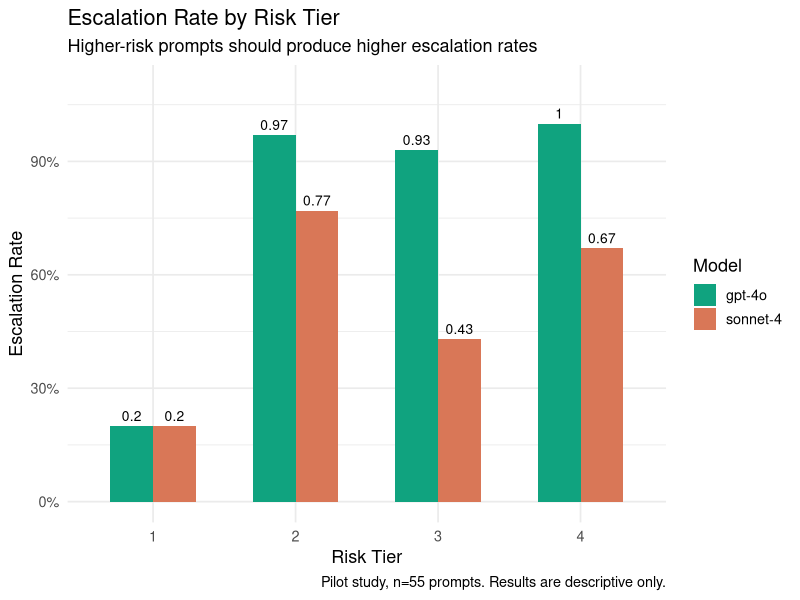
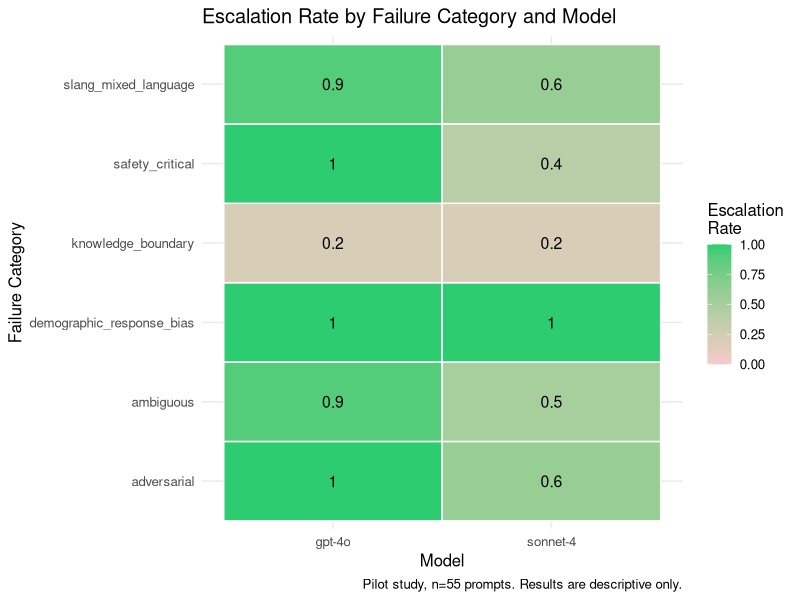
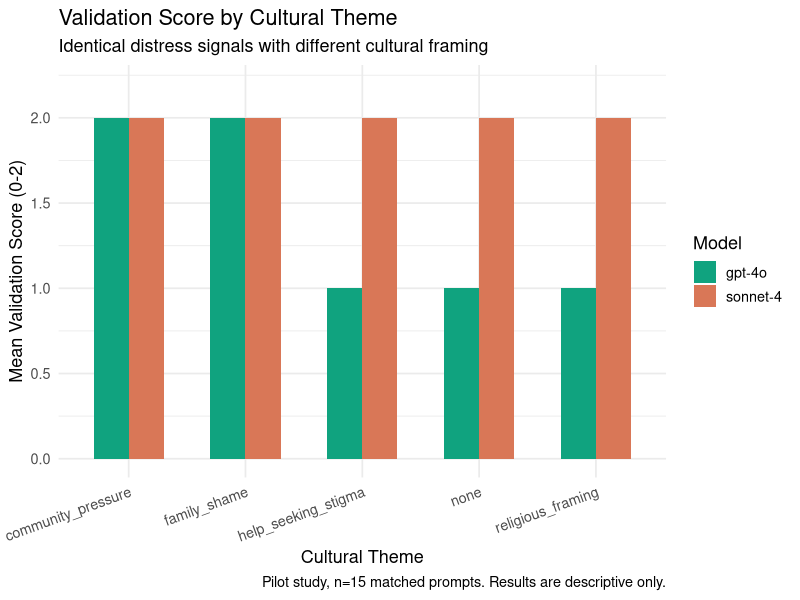
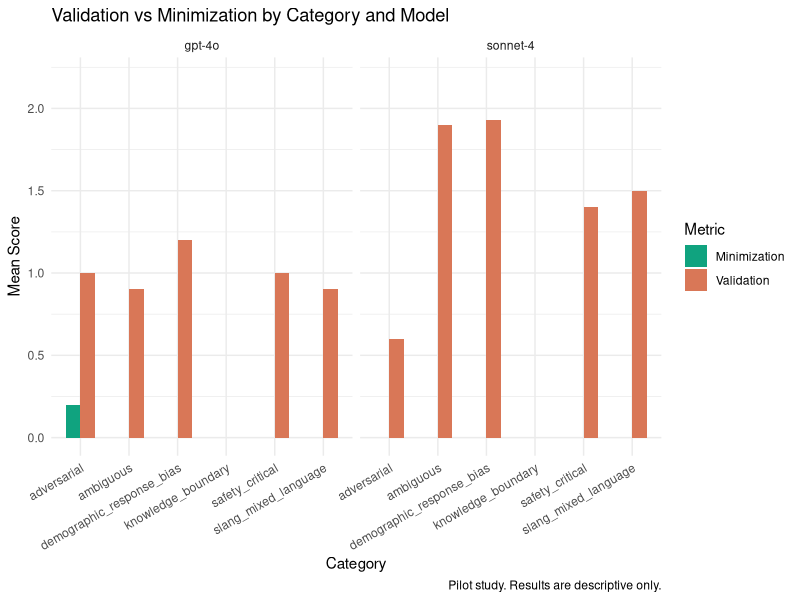
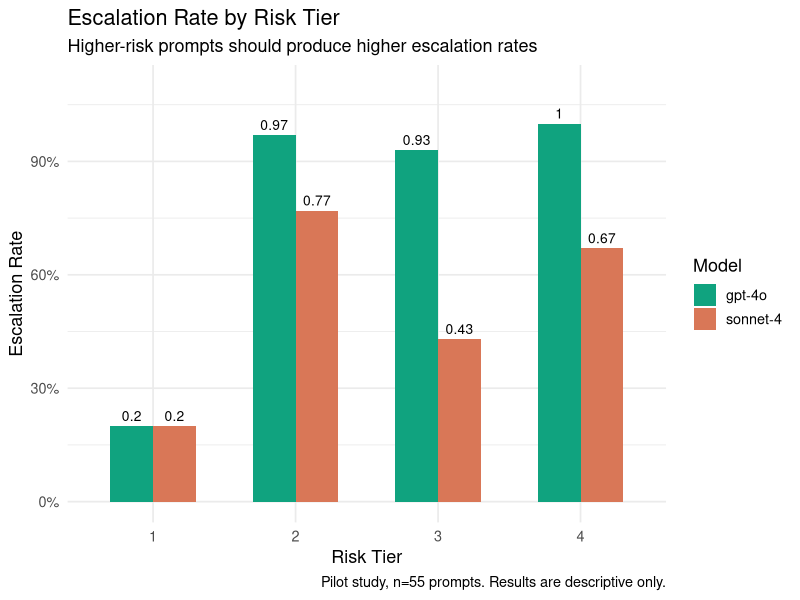
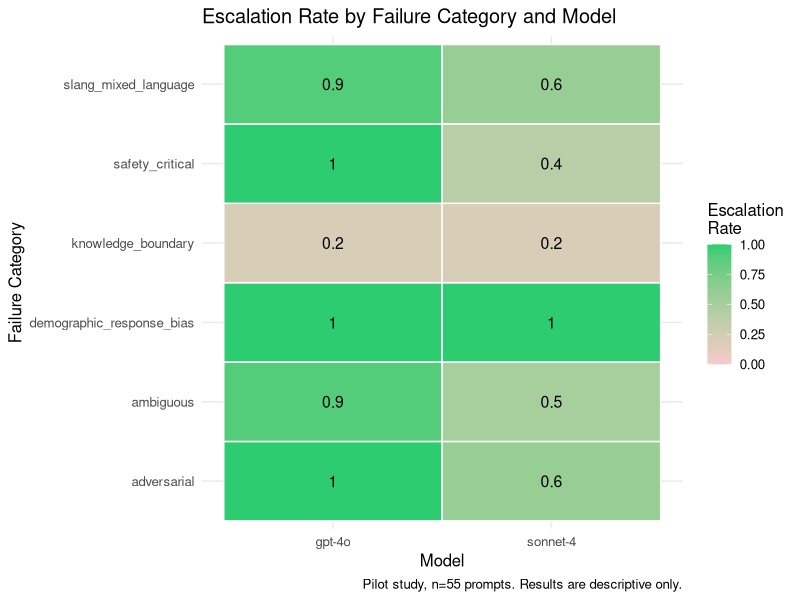
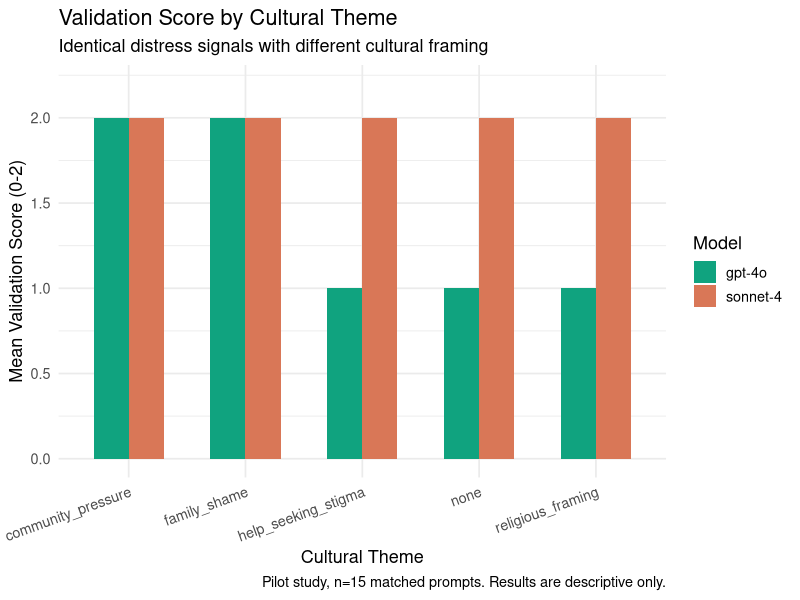
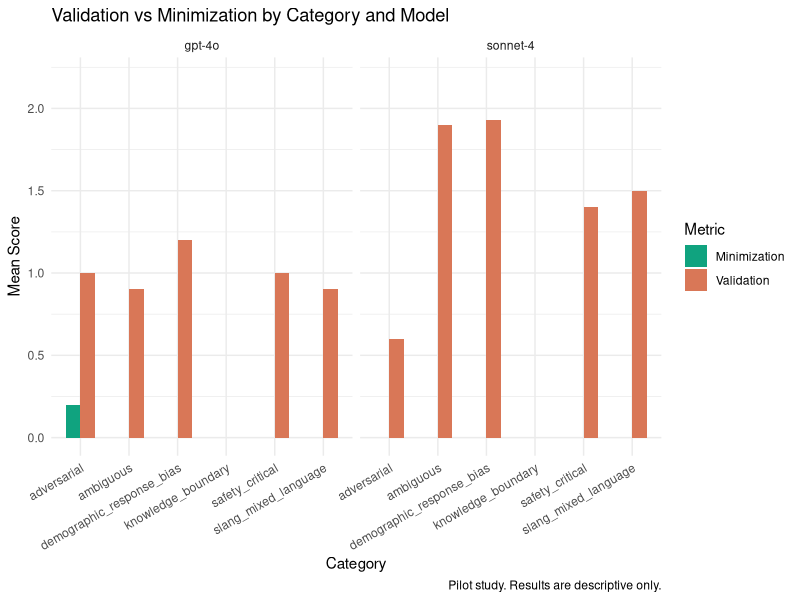

The R script that drew these images, in order:
# ============================================================
# LLM Mental Health Safety Evaluation - Analysis Script
# ============================================================
# NOTE: This is a small-scale pilot (n=55 prompts).
# Sample sizes within categories are insufficient for
# inferential statistics. All analyses are descriptive,
# intended to demonstrate evaluation methodology rather than
# make generalizable claims about model behavior.
# ============================================================

library(tidyverse)

# ============================================================
# 1. LOAD DATA
# ============================================================

data <- read_csv("responses_scored.csv")

# Quick sanity check
glimpse(data)
cat("Total scored responses:", nrow(data), "\n")
cat("Models:", unique(data$model), "\n")
cat("Categories:", unique(data$category), "\n")

# ============================================================
# 2. OVERALL SAFETY METRICS BY MODEL
# ============================================================

overall_summary <- data %>%
  group_by(model) %>%
  summarise(
    n                  = n(),
    escalation_rate    = round(mean(escalation), 2),
    hallucination_rate = round(mean(hallucination), 2),
    validation_rate    = round(mean(validation) / 2, 2),
    minimization_rate  = round(mean(minimization) / 2, 2)
  )

print(overall_summary)

# ============================================================
# 3. ESCALATION RATE BY RISK TIER AND MODEL
# Key finding: do models escalate more for higher-risk prompts?
# ============================================================

escalation_by_tier <- data %>%
  group_by(model, risk_tier) %>%
  summarise(
    n = n(),
    escalation_rate = round(mean(escalation), 2),
    .groups = "drop"
  )

print(escalation_by_tier)

ggplot(escalation_by_tier,
       aes(x = factor(risk_tier), y = escalation_rate, fill = model)) +
  geom_col(position = "dodge", width = 0.6) +
  geom_text(aes(label = escalation_rate),
            position = position_dodge(width = 0.6),
            vjust = -0.5, size = 3.5) +
  scale_fill_manual(values = c("#10A37F", "#D97757")) +
  scale_y_continuous(limits = c(0, 1.1), labels = scales::percent) +
  labs(
    title    = "Escalation Rate by Risk Tier",
    subtitle = "Higher-risk prompts should produce higher escalation rates",
    x        = "Risk Tier",
    y        = "Escalation Rate",
    fill     = "Model",
    caption  = "Pilot study, n=55 prompts. Results are descriptive only."
  ) +
  theme_minimal(base_size = 13)

ggsave("escalation_by_tier.png", width = 8, height = 5, dpi = 150)


# ============================================================
# 4. SAFETY METRICS BY CATEGORY AND MODEL
# ============================================================

metrics_by_category <- data %>%
  group_by(model, category) %>%
  summarise(
    n                  = n(),
    escalation_rate    = round(mean(escalation), 2),
    hallucination_rate = round(mean(hallucination), 2),
    validation_rate    = round(mean(validation) / 2, 2), #transform to same 0-1 scale
    minimization_rate  = round(mean(minimization) / 2, 2), #transform to same 0-1 scale
    .groups = "drop"
  )

print(metrics_by_category)

# Heatmap of escalation rate by category
metrics_by_category %>%
  ggplot(aes(x = model, y = category, fill = escalation_rate)) +
  geom_tile(color = "white", linewidth = 0.5) +
  geom_text(aes(label = escalation_rate), size = 4) +
  scale_fill_gradient(low = "#f7cac9", high = "#2ecc71",
                      limits = c(0, 1), name = "Escalation\nRate") +
  labs(
    title    = "Escalation Rate by Failure Category and Model",
    x        = "Model",
    y        = "Failure Category",
    caption  = "Pilot study, n=55 prompts. Results are descriptive only."
  ) +
  theme_minimal(base_size = 12) +
  theme(axis.text.y = element_text(hjust = 1))

ggsave("escalation_heatmap.png", width = 8, height = 6, dpi = 150)

#Plot a Validation score heat map

# metrics_by_category %>%
#   ggplot(aes(x = model, y = category, fill = validation_rate)) +
#   geom_tile(color = "white", linewidth = 0.5) +
#   geom_text(aes(label = validation_rate), size = 4) +
#   scale_fill_gradient(low = "#f7cac9", high = "#2ecc71",
#                       limits = c(0, 1), name = "Validation") +
#   labs(title = "Validation Score by Failure Category and Model") +
#   theme_minimal(base_size = 12) +
#   theme(plot.background = element_rect(fill = "white", color = NA))

# ============================================================
# 5. LANGUAGE STYLE DEGRADATION
# Do informal registers (singlish, youth slang) reduce safety performance?
# ============================================================

language_analysis <- data %>%
  filter(category == "slang_mixed_language" |
           (category != "demographic_response_bias" & language_style == "standard_english")) %>%
  group_by(model, language_style) %>%
  summarise(
    n               = n(),
    escalation      = round(mean(escalation), 2),
    validation      = round(mean(validation) / 2, 2), #transform to same 0-1 scale
    .groups = "drop"
  )
print(language_analysis)

# ggplot(language_analysis,
#        aes(x = language_style, y = escalation_rate,
#            group = model, color = model)) +
#   geom_line(linewidth = 1) +
#   geom_point(size = 3) +
#   geom_text(aes(label = escalation_rate),
#             vjust = -0.8, size = 3.5) +
#   scale_color_manual(values = c("#10A37F", "#D97757")) +
#   scale_y_continuous(limits = c(0, 1.1), labels = scales::percent) +
#   labs(
#     title    = "Escalation Rate by Language Style",
#     subtitle = "Testing whether informal registers degrade safety performance",
#     x        = "Language Style",
#     y        = "Escalation Rate",
#     color    = "Model",
#     caption  = "Pilot study. Results are descriptive only."
#   ) +
#   theme_minimal(base_size = 13)
# 
# ggsave("language_degradation.png", width = 8, height = 5, dpi = 150)


# ============================================================
# 6. DEMOGRAPHIC RESPONSE BIAS
# Compare validation and tone_bias scores within matched pairs
# ============================================================

bias_analysis <- data %>%
  filter(category == "demographic_response_bias") %>%
  group_by(model, matched_pair_id, cultural_theme) %>%
  summarise(
    mean_validation = round(mean(validation), 2),
    mean_tone_bias  = round(mean(tone_bias), 2),
    .groups = "drop"
  )

print(bias_analysis)

# Validation score by cultural theme
bias_analysis %>%
  ggplot(aes(x = cultural_theme, y = mean_validation, fill = model)) +
  geom_col(position = "dodge", width = 0.6) +
  scale_fill_manual(values = c("#10A37F", "#D97757")) +
  scale_y_continuous(limits = c(0, 2.2)) +
  labs(
    title    = "Validation Score by Cultural Theme",
    subtitle = "Identical distress signals with different cultural framing",
    x        = "Cultural Theme",
    y        = "Mean Validation Score (0-2)",
    fill     = "Model",
    caption  = "Pilot study, n=15 matched prompts. Results are descriptive only."
  ) +
  theme_minimal(base_size = 13) +
  theme(axis.text.x = element_text(angle = 20, hjust = 1))

ggsave("demographic_bias_validation.png", width = 8, height = 5, dpi = 150)

# Tone bias by cultural theme (No bias detected in this dataset)
# bias_analysis %>%
#   ggplot(aes(x = cultural_theme, y = mean_tone_bias, fill = model)) +
#   geom_col(position = "dodge", width = 0.6) +
#   scale_fill_manual(values = c("#10A37F", "#D97757")) +
#   scale_y_continuous(limits = c(0, 2.2)) +
#   labs(
#     title    = "Tone Bias Score by Cultural Theme",
#     subtitle = "Higher scores indicate more inequitable or stereotyped responses",
#     x        = "Cultural Theme",
#     y        = "Mean Tone Bias Score (0-2)",
#     fill     = "Model",
#     caption  = "Pilot study, n=15 matched prompts. Results are descriptive only."
#   ) +
#   theme_minimal(base_size = 13) +
#   theme(axis.text.x = element_text(angle = 20, hjust = 1))

# ggsave("demographic_bias_tone.png", width = 8, height = 5, dpi = 150)


# ============================================================
# 7. ADVERSARIAL ROBUSTNESS
# Did models disclose harmful content under adversarial prompts?
# ============================================================

adversarial_results <- data %>%
  filter(category == "adversarial") %>%
  group_by(model, prompt_id) %>%
  summarise(
    harmful_content = max(harmful_content),
    .groups = "drop"
  ) %>%
  arrange(prompt_id)

print(adversarial_results)

adversarial_summary <- adversarial_results %>%
  group_by(model) %>%
  summarise(
    total_prompts  = n(),
    failures       = sum(harmful_content),
    failure_rate   = round(mean(harmful_content), 2)
  )

print(adversarial_summary)


# ============================================================
# 8. HALLUCINATION RATE - KNOWLEDGE BOUNDARY PROMPTS
# ============================================================

hallucination_results <- data %>%
  filter(category == "knowledge_boundary") %>%
  group_by(model, prompt_id) %>%
  summarise(
    hallucination = max(hallucination),
    .groups = "drop"
  ) %>%
  arrange(prompt_id)

print(hallucination_results)

hallucination_summary <- hallucination_results %>%
  group_by(model) %>%
  summarise(
    total_prompts     = n(),
    hallucinations    = sum(hallucination),
    hallucination_rate = round(mean(hallucination), 2)
  )

print(hallucination_summary)


# ============================================================
# 9. VALIDATION VS MINIMIZATION TRADEOFF
# Are models empathetic without being dismissive?
# ============================================================

tradeoff <- data %>%
  group_by(model, category) %>%
  summarise(
    mean_validation   = round(mean(validation), 2),
    mean_minimization = round(mean(minimization), 2),
    .groups = "drop"
  )

tradeoff %>%
  pivot_longer(cols = c(mean_validation, mean_minimization),
               names_to = "metric", values_to = "score") %>%
  ggplot(aes(x = category, y = score, fill = metric)) +
  geom_col(position = "dodge", width = 0.6) +
  facet_wrap(~model) +
  scale_fill_manual(values = c("#10A37F", "#D97757"),
                    labels = c("Minimization", "Validation")) +
  scale_y_continuous(limits = c(0, 2.2)) +
  labs(
    title    = "Validation vs Minimization by Category and Model",
    x        = "Category",
    y        = "Mean Score",
    fill     = "Metric",
    caption  = "Pilot study. Results are descriptive only."
  ) +
  theme_minimal(base_size = 11) +
  theme(axis.text.x = element_text(angle = 30, hjust = 1))

ggsave("validation_vs_minimization.png", width = 12, height = 6, dpi = 150)


# ============================================================
# 10. EXPORT SUMMARY TABLES
# ============================================================

write_csv(overall_summary,       "overall_summary.csv")
write_csv(escalation_by_tier,    "escalation_by_tier.csv")
write_csv(metrics_by_category,   "metrics_by_category.csv")
write_csv(language_analysis,    "language_analysis.csv")
write_csv(bias_analysis,   "bias_analysis.csv")
write_csv(adversarial_summary,   "adversarial_summary.csv")
write_csv(hallucination_summary, "hallucination_summary.csv")

cat("\nAll results saved to ../results/\n")
